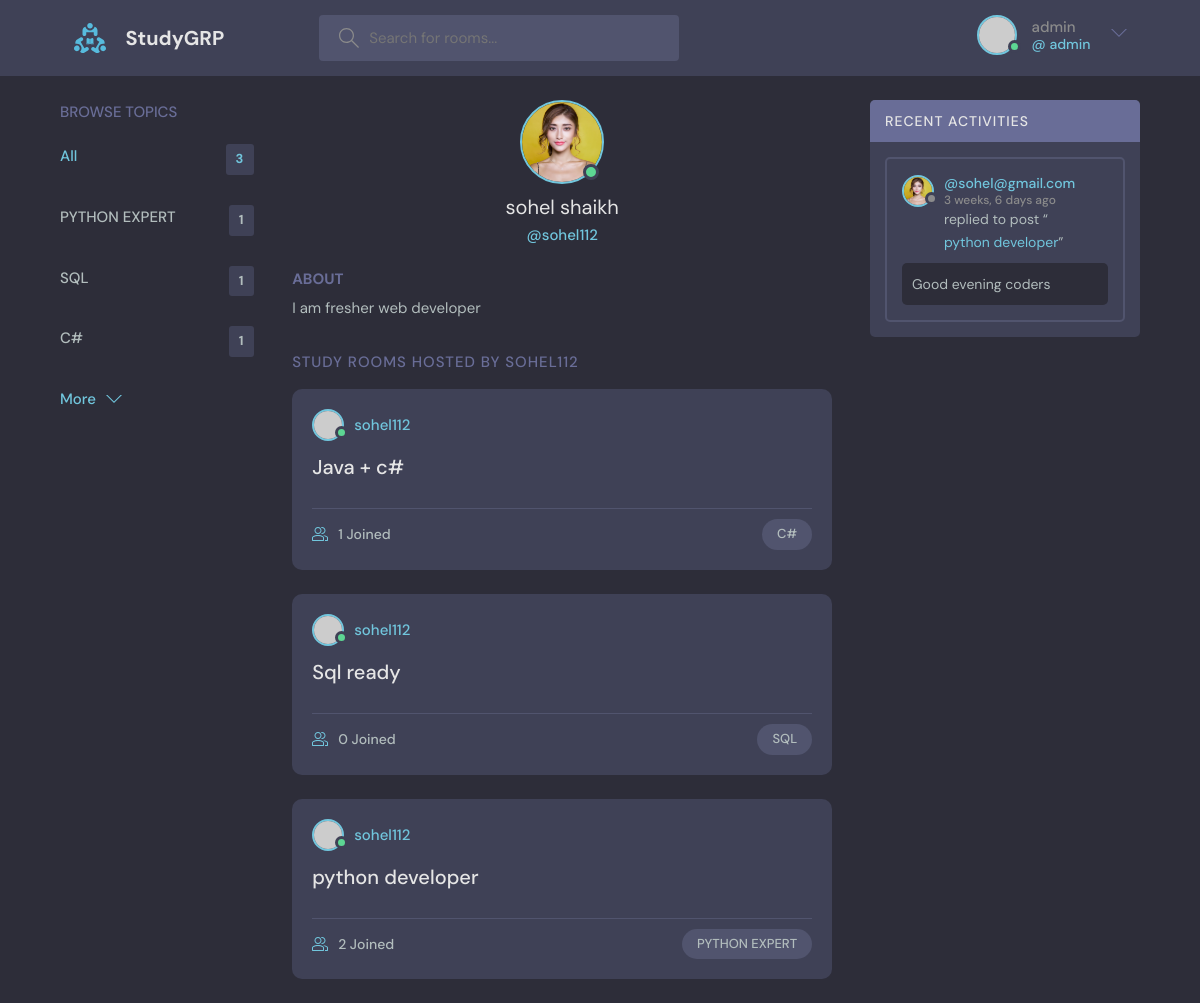
/profile/3/ (signed in), run on the app's committed database.
### base/models.py (models this page shows, shortened)
class User(AbstractUser):
    name = models.CharField(max_length=200, null=True)
    email = models.EmailField(unique=True, null=True)
    bio = models.TextField(null=True)
    avatar = models.ImageField(null=True, default="avatar.svg")
    USERNAME_FIELD = 'email'
    REQUIRED_FIELDS = []

class Topic(models.Model):
    name=models.CharField(max_length=200)

class Room(models.Model):
    host=models.ForeignKey(User,on_delete=models.SET_NULL,null=True)
    topic=models.ForeignKey(Topic,on_delete=models.SET_NULL,null=True)
    participants = models.ManyToManyField(
        User, related_name='participants', blank=True)
    name=models.CharField(max_length=50)
    description=models.TextField(null=True,blank=True)
    updated_at=models.DateTimeField(auto_now=True)
    created_at=models.DateField(auto_now_add=True)
    class Meta:
        ordering=['-updated_at','-created_at']
    def __str__(self):
        return self.name

class message(models.Model):
    user=models.ForeignKey(User,on_delete=models.CASCADE)
    room=models.ForeignKey(Room,on_delete=models.CASCADE)
    body=models.TextField(max_length=200)
    updated_at=models.DateTimeField(auto_now=True)
    created_at=models.DateField(auto_now_add=True)
    class Meta:
        ordering=['-updated_at','-created_at']

### base/views.py (the view)
# urls.py: path('profile/<int:pk>/', views.userProfile, name="profile"),
def userProfile(request,pk):
    user=User.objects.get(id=pk)
    room=user.room_set.all()
    room_messages=user.message_set.all()
    topic=Topic.objects.all()
    context={'user':user,'room':room,'room_messages':room_messages,'topic':topic}
    return render(request,'base/profile.html',context)

### base/templates/base/profile.html (shortened to what this page needs)
{% extends 'index.html' %}
{% block content %}
<main class="profile-page layout layout--3">
  <div class="container">
    {% include 'base/topic.html' %}
    <div class="roomList">
      <div class="profile">
        <div class="profile__avatar">
          <div class="avatar avatar--large active">
            <img src="{{user.avatar.url}}" />
          </div>
        </div>
        <div class="profile__info">
          <h3>{{user.name}}</h3>
          <p>@{{user.username}}</p>
        </div>
        <div class="profile__about">
          <h3>About</h3>
          <p>
            {{user.bio}}
          </p>
        </div>
      </div>
      <div class="roomList__header">
        <div>
          <h2>Study Rooms Hosted by {{user.username}}</a>
          </h2>
        </div>
      </div>
      {% include 'base/feed.html' %}
    </div>
    {% include 'base/activity.html' %}
  </div>
</main>
{% endblock content %}

### templates/navbar.html (shortened to what this page needs)
{% load static %}
<header class="header header--loggedIn">
    <div class="container">
      <a href="{% url 'home' %}" class="header__logo">
        <img src="{% static 'images/logo.svg' %}" />
        <h1>StudyGRP</h1>
      </a>
      <form class="header__search" method="GET" action="{% url 'home' %}">
        <label>
          <input name="q"  placeholder="Search for rooms..." />
        </label>
      </form>
      <nav class="header__menu">
        {% if request.user.is_authenticated %}
        <div class="header__user">
          <a href="{% url 'profile' user.id %}">
            <div class="avatar avatar--medium active">
              <img src="https://randomuser.me/api/portraits/men/37.jpg" />
            </div>
            <p> {{request.user.username}} <span>@ {{request.user.username}}</span></p>
          </a>
          <button class="dropdown-button">
            <svg version="1.1" xmlns="http://www.w3.org/2000/svg" width="32" height="32" viewBox="0 0 32 32">
              <title>chevron-down</title>
              <path d="M16 21l-13-13h-3l16 16 16-16h-3l-13 13z"></path>
            </svg>
          </button>
        </div>
        {% endif %}
      </nav>
    </div>
  </header>

### base/templates/base/topic.html
<div class="topics">
  <div class="topics__header">
    <h2>Browse Topics</h2>
  </div>
  <ul class="topics__list">
    <li>
      <a href="{% url 'topics' %}" class="active" >All <span>{{topic.count}}</span></a>
    </li>
    {% for topic in topic %}
    <li>
      <a href="{% url 'home' %}?q={{topic.name}}">{{topic.name}} <span>{{topic.room_set.all.count}}</span></a>
    </li>
    {% endfor %}
  </ul>
  <a class="btn btn--link" href="{% url 'topics' %}">
    More
    <svg version="1.1" xmlns="http://www.w3.org/2000/svg" width="32" height="32" viewBox="0 0 32 32">
      <title>chevron-down</title>
      <path d="M16 21l-13-13h-3l16 16 16-16h-3l-13 13z"></path>
    </svg>
  </a>
</div>

### base/templates/base/feed.html (shortened to what this page needs)
{% for room in room %}
<div class="roomListRoom">
  <div class="roomListRoom__header">
    <a href="#" class="roomListRoom__author">
      <div class="avatar avatar--small active">
        <img src="https://randomuser.me/api/portraits/men/11.jpg" />
      </div>
      <span>{{room.host.username}}</span>
    </a>
  </div>
  <div class="roomListRoom__content">
    <a href="{% url 'room' room.id %}">{{room.name}}</a>
  </div>
  <div class="roomListRoom__meta">
    <a href="{% url 'room' room.id %}" class="roomListRoom__joined">
      {{room.participants.all.count}} Joined
    </a>
    <p class="roomListRoom__topic">{{room.topic.name}}</p>
  </div>
</div>
{% endfor %}

### base/templates/base/activity.html
<div class="activities">
  <div class="activities__header">
    <h2>Recent Activities</h2>
  </div>
  {% for message in room_messages %}
  <div class="activities__box">
    <div class="activities__boxHeader roomListRoom__header">
      <a href="{% url 'profile' message.user.id %}" class="roomListRoom__author">
        <div class="avatar avatar--small">
          <img src="{{message.user.avatar.url}}" />
        </div>
        <p>
          @{{message.user}}
          <span>{{message.created_at | timesince }} ago</span>
        </p>
      </a>
    </div>
    <div class="activities__boxContent">
      <p>
        replied to post “<a href="{% url 'room' message.room.id %}">{{message.room}}</a>”
      </p>
      <div class="activities__boxRoomContent">{{message.body}}</div>
    </div>
  </div>
  {% endfor %}
</div>

### data on the page
User: user.username "admin"
Topic: name "PYTHON EXPERT", room_set.all.count "1"
Topic: name "SQL", room_set.all.count "1"
Topic: name "C#", room_set.all.count "1"
User: avatar (picture), name "sohel shaikh", username "sohel112", bio "I am fresher web developer", username "SOHEL112"
Room: host.username "sohel112", name "Java + c#", participants.all.count "1", topic.name "C#"
Room: host.username "sohel112", name "Sql ready", participants.all.count "0", topic.name "SQL"
Room: host.username "sohel112", name "python developer", participants.all.count "2", topic.name "PYTHON EXPERT"
message: user.avatar (picture), user "sohel@gmail.com", created_at "3 weeks, 6 days", room "python developer", body "Good evening coders"

### other printed values
{{ topic.count }} "3"
